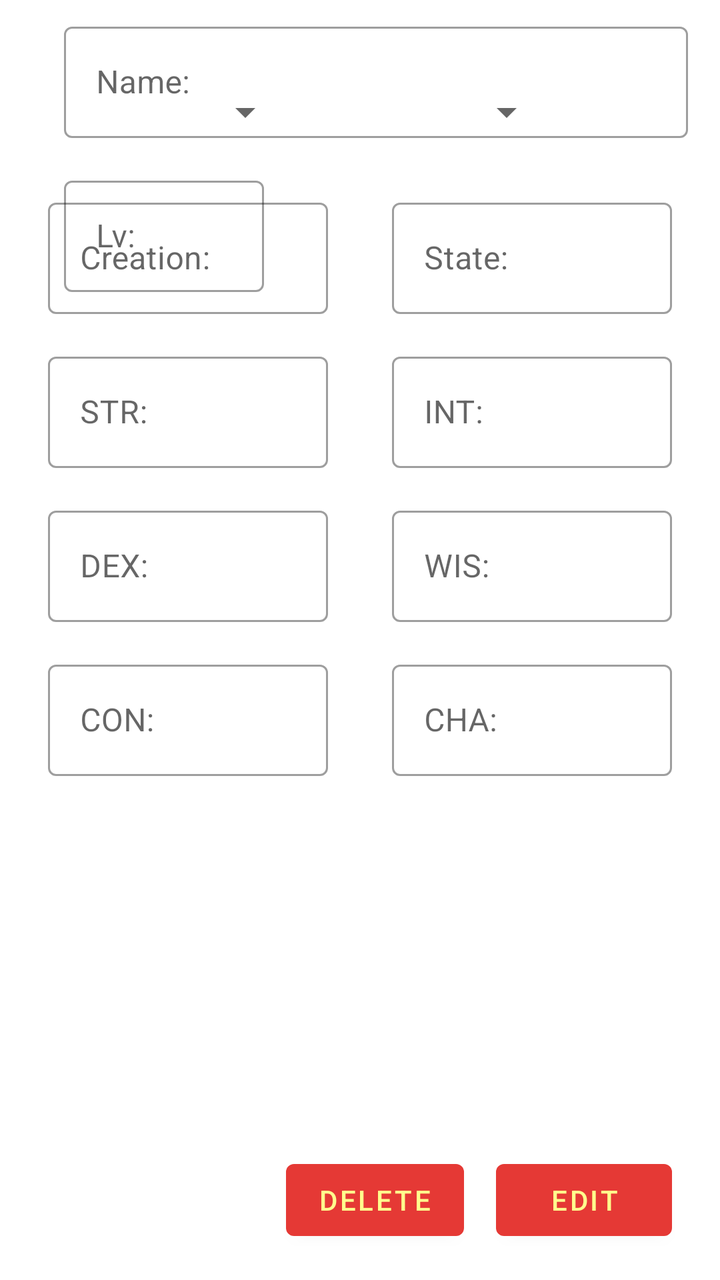
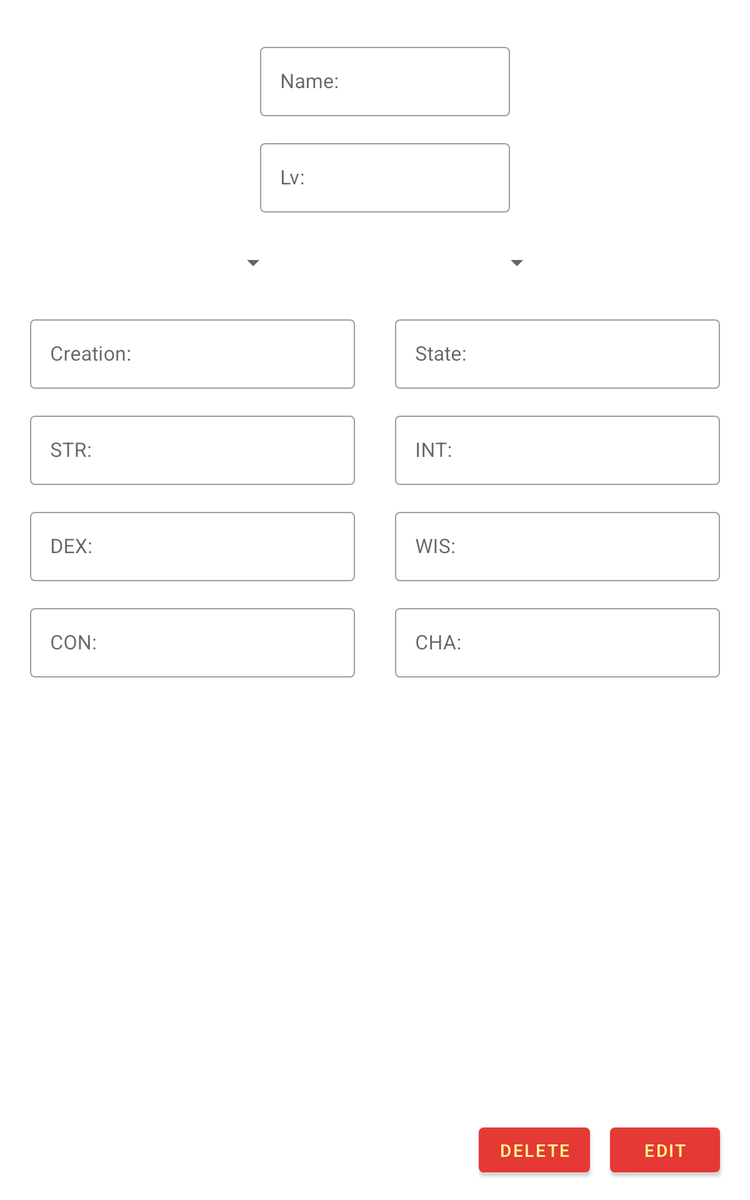

Compare how this app lays out the same screen by default and in its alternative resource folder. The renders come first, then the two layout files and the values they reference.
<!-- AndroidManifest.xml: application theme Theme.RolePlayersDefinitive -->
<!-- res/layout/activity_edit_delete.xml -->
<?xml version="1.0" encoding="utf-8"?>
<androidx.constraintlayout.widget.ConstraintLayout xmlns:android="http://schemas.android.com/apk/res/android"
    xmlns:app="http://schemas.android.com/apk/res-auto"
    xmlns:tools="http://schemas.android.com/tools"
    android:layout_width="match_parent"
    android:layout_height="match_parent"
    tools:context=".view.activity.EditDeleteActivity">

    <ScrollView
        android:id="@+id/svED"
        android:layout_width="0dp"
        android:layout_height="wrap_content"
        app:layout_constraintBottom_toBottomOf="parent"
        app:layout_constraintEnd_toEndOf="parent"
        app:layout_constraintHorizontal_bias="0.0"
        app:layout_constraintStart_toStartOf="parent"
        app:layout_constraintTop_toTopOf="parent"
        app:layout_constraintVertical_bias="0.0">

        <androidx.constraintlayout.widget.ConstraintLayout
            android:layout_width="match_parent"
            android:layout_height="wrap_content">

            <ImageView
                android:id="@+id/ivEDcharacter"
                android:layout_width="wrap_content"
                android:layout_height="wrap_content"
                android:layout_marginStart="16dp"
                android:layout_marginTop="16dp"
                android:contentDescription="@string/ivCharacter"
                app:layout_constraintStart_toStartOf="parent"
                app:layout_constraintTop_toTopOf="parent"
                tools:ignore="ImageContrastCheck"
                tools:src="@tools:sample/avatars" />

            <com.google.android.material.textfield.TextInputLayout
                android:id="@+id/tfEDname"
                style="@style/Widget.MaterialComponents.TextInputLayout.OutlinedBox"
                android:layout_width="0dp"
                android:layout_height="wrap_content"
                android:layout_marginStart="16dp"
                android:layout_marginTop="8dp"
                android:layout_marginEnd="16dp"
                android:hint="@string/Name"
                app:layout_constraintEnd_toEndOf="parent"
                app:layout_constraintStart_toEndOf="@+id/ivEDcharacter"
                app:layout_constraintTop_toTopOf="parent">

                <com.google.android.material.textfield.TextInputEditText
                    android:id="@+id/tietEDname"
                    android:layout_width="match_parent"
                    android:layout_height="wrap_content"
                    android:maxLength="20"
                    tools:ignore="TextContrastCheck" />

            </com.google.android.material.textfield.TextInputLayout>

            <com.google.android.material.textfield.TextInputLayout
                android:id="@+id/tfEDlevel"
                style="@style/Widget.MaterialComponents.TextInputLayout.OutlinedBox"
                android:layout_width="wrap_content"
                android:layout_height="wrap_content"
                android:layout_marginStart="16dp"
                android:layout_marginTop="16dp"
                android:hint="@string/Lv"
                android:minWidth="100dp"
                app:layout_constraintEnd_toEndOf="parent"
                app:layout_constraintHorizontal_bias="0.0"
                app:layout_constraintStart_toEndOf="@+id/ivEDcharacter"
                app:layout_constraintTop_toBottomOf="@+id/tfEDname">

                <com.google.android.material.textfield.TextInputEditText
                    android:id="@+id/tietEDlevel"
                    android:layout_width="match_parent"
                    android:layout_height="wrap_content"
                    android:inputType="number"
                    android:maxLength="2"
                    tools:ignore="TextContrastCheck" />

            </com.google.android.material.textfield.TextInputLayout>

            <Spinner
                android:id="@+id/spEDclass"
                android:layout_width="wrap_content"
                android:layout_height="wrap_content"
                android:layout_marginStart="16dp"
                android:layout_marginTop="16dp"
                android:minHeight="48dp"
                app:layout_constraintEnd_toStartOf="@+id/spEDrace"
                app:layout_constraintHorizontal_bias="0.5"
                app:layout_constraintStart_toStartOf="parent"
                app:layout_constraintTop_toBottomOf="@+id/ivEDcharacter"
                tools:ignore="SpeakableTextPresentCheck" />

            <Spinner
                android:id="@+id/spEDrace"
                android:layout_width="wrap_content"
                android:layout_height="wrap_content"
                android:layout_marginTop="16dp"
                android:minHeight="48dp"
                app:layout_constraintEnd_toEndOf="parent"
                app:layout_constraintHorizontal_bias="0.5"
                app:layout_constraintStart_toEndOf="@+id/spEDclass"
                app:layout_constraintTop_toBottomOf="@+id/ivEDcharacter"
                tools:ignore="SpeakableTextPresentCheck" />

            <com.google.android.material.textfield.TextInputLayout
                android:id="@+id/tfEDcreation"
                style="@style/Widget.MaterialComponents.TextInputLayout.OutlinedBox"
                android:layout_width="0dp"
                android:layout_height="wrap_content"
                android:layout_marginStart="24dp"
                android:layout_marginTop="16dp"
                android:layout_marginEnd="16dp"
                android:hint="@string/Creation"
                app:layout_constraintEnd_toStartOf="@+id/tfEDstate"
                app:layout_constraintHorizontal_bias="0.5"
                app:layout_constraintStart_toStartOf="parent"
                app:layout_constraintTop_toBottomOf="@+id/spEDclass"
                app:startIconDrawable="@drawable/ic_baseline_calendar_today_24">

                <com.google.android.material.textfield.TextInputEditText
                    android:id="@+id/tietEDcreation"
                    android:layout_width="match_parent"
                    android:layout_height="wrap_content"
                    android:inputType="date"
                    tools:ignore="TextContrastCheck" />

            </com.google.android.material.textfield.TextInputLayout>

            <com.google.android.material.textfield.TextInputLayout
                android:id="@+id/tfEDstate"
                style="@style/Widget.MaterialComponents.TextInputLayout.OutlinedBox"
                android:layout_width="0dp"
                android:layout_height="wrap_content"
                android:layout_marginStart="16dp"
                android:layout_marginTop="16dp"
                android:layout_marginEnd="24dp"
                android:hint="@string/State"
                app:layout_constraintEnd_toEndOf="parent"
                app:layout_constraintStart_toEndOf="@+id/tfEDcreation"
                app:layout_constraintTop_toBottomOf="@+id/spEDrace">

                <com.google.android.material.textfield.TextInputEditText
                    android:id="@+id/tietEDstate"
                    android:layout_width="match_parent"
                    android:layout_height="wrap_content"
                    android:maxLength="10"
                    tools:ignore="TextContrastCheck" />

            </com.google.android.material.textfield.TextInputLayout>

            <com.google.android.material.textfield.TextInputLayout
                android:id="@+id/tfEDstrength"
                style="@style/Widget.MaterialComponents.TextInputLayout.OutlinedBox"
                android:layout_width="0dp"
                android:layout_height="wrap_content"
                android:layout_marginStart="24dp"
                android:layout_marginTop="16dp"
                android:layout_marginEnd="16dp"
                android:hint="@string/STR"
                app:layout_constraintEnd_toStartOf="@+id/tfEDintelligence"
                app:layout_constraintStart_toStartOf="parent"
                app:layout_constraintTop_toBottomOf="@+id/tfEDcreation">

                <com.google.android.material.textfield.TextInputEditText
                    android:id="@+id/tietEDstrength"
                    android:layout_width="match_parent"
                    android:layout_height="wrap_content"
                    android:inputType="number"
                    android:maxLength="2"
                    tools:ignore="TextContrastCheck" />

            </com.google.android.material.textfield.TextInputLayout>

            <com.google.android.material.textfield.TextInputLayout
                android:id="@+id/tfEDdexterity"
                style="@style/Widget.MaterialComponents.TextInputLayout.OutlinedBox"
                android:layout_width="0dp"
                android:layout_height="wrap_content"
                android:layout_marginStart="24dp"
                android:layout_marginTop="16dp"
                android:layout_marginEnd="16dp"
                android:hint="@string/DEX"
                app:layout_constraintEnd_toStartOf="@+id/tfEDwisdom"
                app:layout_constraintStart_toStartOf="parent"
                app:layout_constraintTop_toBottomOf="@+id/tfEDstrength">

                <com.google.android.material.textfield.TextInputEditText
                    android:id="@+id/tietEDdexterity"
                    android:layout_width="match_parent"
                    android:layout_height="wrap_content"
                    android:inputType="number"
                    android:maxLength="2"
                    tools:ignore="TextContrastCheck" />

            </com.google.android.material.textfield.TextInputLayout>

            <com.google.android.material.textfield.TextInputLayout
                android:id="@+id/tfEDconstitution"
                style="@style/Widget.MaterialComponents.TextInputLayout.OutlinedBox"
                android:layout_width="0dp"
                android:layout_height="wrap_content"
                android:layout_marginStart="24dp"
                android:layout_marginTop="16dp"
                android:layout_marginEnd="16dp"
                android:hint="@string/CON"
                app:layout_constraintEnd_toStartOf="@+id/tfEDcharisma"
                app:layout_constraintStart_toStartOf="parent"
                app:layout_constraintTop_toBottomOf="@+id/tfEDdexterity">

                <com.google.android.material.textfield.TextInputEditText
                    android:id="@+id/tietEDconstitution"
                    android:layout_width="match_parent"
                    android:layout_height="wrap_content"
                    android:inputType="number"
                    android:maxLength="2"
                    tools:ignore="TextContrastCheck" />

            </com.google.android.material.textfield.TextInputLayout>

            <com.google.android.material.textfield.TextInputLayout
                android:id="@+id/tfEDintelligence"
                style="@style/Widget.MaterialComponents.TextInputLayout.OutlinedBox"
                android:layout_width="0dp"
                android:layout_height="wrap_content"
                android:layout_marginStart="16dp"
                android:layout_marginTop="16dp"
                android:layout_marginEnd="24dp"
                android:hint="@string/INT"
                app:layout_constraintEnd_toEndOf="parent"
                app:layout_constraintStart_toEndOf="@+id/tfEDstrength"
                app:layout_constraintTop_toBottomOf="@+id/tfEDcreation">

                <com.google.android.material.textfield.TextInputEditText
                    android:id="@+id/tietEDintelligence"
                    android:layout_width="match_parent"
                    android:layout_height="wrap_content"
                    android:inputType="number"
                    android:maxLength="2"
                    tools:ignore="TextContrastCheck" />

            </com.google.android.material.textfield.TextInputLayout>

            <com.google.android.material.textfield.TextInputLayout
                android:id="@+id/tfEDwisdom"
                style="@style/Widget.MaterialComponents.TextInputLayout.OutlinedBox"
                android:layout_width="0dp"
                android:layout_height="wrap_content"
                android:layout_marginStart="16dp"
                android:layout_marginTop="16dp"
                android:layout_marginEnd="24dp"
                android:hint="@string/WIS"
                app:layout_constraintEnd_toEndOf="parent"
                app:layout_constraintStart_toEndOf="@+id/tfEDdexterity"
                app:layout_constraintTop_toBottomOf="@+id/tfEDintelligence">

                <com.google.android.material.textfield.TextInputEditText
                    android:id="@+id/tietEDwisdom"
                    android:layout_width="match_parent"
                    android:layout_height="wrap_content"
                    android:inputType="number"
                    android:maxLength="2"
                    tools:ignore="TextContrastCheck" />

            </com.google.android.material.textfield.TextInputLayout>

            <com.google.android.material.textfield.TextInputLayout
                android:id="@+id/tfEDcharisma"
                style="@style/Widget.MaterialComponents.TextInputLayout.OutlinedBox"
                android:layout_width="0dp"
                android:layout_height="wrap_content"
                android:layout_marginStart="16dp"
                android:layout_marginTop="16dp"
                android:layout_marginEnd="24dp"
                android:hint="@string/CHA"
                app:layout_constraintEnd_toEndOf="parent"
                app:layout_constraintStart_toEndOf="@+id/tfEDconstitution"
                app:layout_constraintTop_toBottomOf="@+id/tfEDdexterity">

                <com.google.android.material.textfield.TextInputEditText
                    android:id="@+id/tietEDcharisma"
                    android:layout_width="match_parent"
                    android:layout_height="wrap_content"
                    android:inputType="number"
                    android:maxLength="2"
                    tools:ignore="TextContrastCheck" />

            </com.google.android.material.textfield.TextInputLayout>

        </androidx.constraintlayout.widget.ConstraintLayout>
    </ScrollView>

    <Button
        android:id="@+id/btEdit"
        android:layout_width="wrap_content"
        android:layout_height="wrap_content"
        android:layout_marginEnd="24dp"
        android:layout_marginBottom="16dp"
        android:text="@string/edit"
        app:layout_constraintBottom_toBottomOf="parent"
        app:layout_constraintEnd_toEndOf="parent" />

    <Button
        android:id="@+id/btDelete"
        android:layout_width="wrap_content"
        android:layout_height="wrap_content"
        android:layout_marginEnd="16dp"
        android:layout_marginBottom="16dp"
        android:text="@string/delete"
        app:layout_constraintBottom_toBottomOf="parent"
        app:layout_constraintEnd_toStartOf="@+id/btEdit" />


</androidx.constraintlayout.widget.ConstraintLayout>
<!-- resources referenced by this layout -->
<resources>
  <string name="CHA">CHA:</string>
  <string name="CON">CON:</string>
  <string name="Creation">Creation:</string>
  <string name="DEX">DEX:</string>
  <string name="INT">INT:</string>
  <string name="Lv">Lv:</string>
  <string name="Name">Name:</string>
  <string name="STR">STR:</string>
  <string name="State">State:</string>
  <string name="WIS">WIS:</string>
  <string name="delete">DELETE</string>
  <string name="edit">EDIT</string>
  <string name="ivCharacter" />
  <style name="Theme.RolePlayersDefinitive" parent="Theme.MaterialComponents.DayNight.NoActionBar">
          
          <item name="colorPrimary">@color/principalRed</item>
          <item name="colorPrimaryVariant">@color/secondaryRed</item>
          <item name="colorOnPrimary">#FFFF8D</item>
          
          <item name="colorSecondary">@color/principalBrown</item>
          <item name="colorSecondaryVariant">@color/secondaryBrown</item>
          <item name="colorOnSecondary">@color/white</item>
          
          <item name="android:statusBarColor" tools:targetApi="l">?attr/colorPrimaryVariant</item>
          
      </style>
  <color name="principalRed">#E53935</color>
  <color name="secondaryRed">#DC5956</color>
  <color name="principalBrown">#47230B</color>
  <color name="secondaryBrown">#5C2D0E</color>
  <color name="white">#FFFFFFFF</color>
</resources>
<!-- res/layout-sw600dp/activity_edit_delete.xml (the repository's variant of the layout above) -->
<!-- drawn on a 7-inch tablet held upright -->
<?xml version="1.0" encoding="utf-8"?>
<androidx.constraintlayout.widget.ConstraintLayout xmlns:android="http://schemas.android.com/apk/res/android"
    xmlns:app="http://schemas.android.com/apk/res-auto"
    xmlns:tools="http://schemas.android.com/tools"
    android:layout_width="match_parent"
    android:layout_height="match_parent"
    tools:context=".view.activity.EditDeleteActivity">

    <ScrollView
        android:id="@+id/svED"
        android:layout_width="0dp"
        android:layout_height="wrap_content"
        app:layout_constraintBottom_toBottomOf="parent"
        app:layout_constraintEnd_toEndOf="parent"
        app:layout_constraintHorizontal_bias="0.0"
        app:layout_constraintStart_toStartOf="parent"
        app:layout_constraintTop_toTopOf="parent"
        app:layout_constraintVertical_bias="0.0">

        <androidx.constraintlayout.widget.ConstraintLayout
            android:layout_width="match_parent"
            android:layout_height="wrap_content">

            <ImageView
                android:id="@+id/ivEDcharacter"
                android:layout_width="wrap_content"
                android:layout_height="wrap_content"
                android:layout_marginTop="16dp"
                android:contentDescription="@string/ivCharacter"
                app:layout_constraintEnd_toEndOf="parent"
                app:layout_constraintStart_toStartOf="parent"
                app:layout_constraintTop_toTopOf="parent"
                tools:ignore="ImageContrastCheck"
                tools:src="@tools:sample/avatars" />

            <com.google.android.material.textfield.TextInputLayout
                android:id="@+id/tfEDname"
                style="@style/Widget.MaterialComponents.TextInputLayout.OutlinedBox"
                android:layout_width="wrap_content"
                android:layout_height="wrap_content"
                android:layout_marginStart="16dp"
                android:layout_marginTop="16dp"
                android:hint="@string/Name"
                android:minWidth="200dp"
                app:layout_constraintEnd_toEndOf="parent"
                app:layout_constraintStart_toStartOf="parent"
                app:layout_constraintTop_toBottomOf="@+id/ivEDcharacter">

                <com.google.android.material.textfield.TextInputEditText
                    android:id="@+id/tietEDname"
                    android:layout_width="match_parent"
                    android:layout_height="wrap_content"
                    android:maxLength="20"
                    tools:ignore="TextContrastCheck" />

            </com.google.android.material.textfield.TextInputLayout>

            <com.google.android.material.textfield.TextInputLayout
                android:id="@+id/tfEDlevel"
                style="@style/Widget.MaterialComponents.TextInputLayout.OutlinedBox"
                android:layout_width="0dp"
                android:layout_height="wrap_content"
                android:layout_marginTop="16dp"
                android:hint="@string/Lv"
                android:minWidth="100dp"
                app:layout_constraintEnd_toEndOf="@+id/tfEDname"
                app:layout_constraintHorizontal_bias="0.0"
                app:layout_constraintStart_toStartOf="@+id/tfEDname"
                app:layout_constraintTop_toBottomOf="@+id/tfEDname">

                <com.google.android.material.textfield.TextInputEditText
                    android:id="@+id/tietEDlevel"
                    android:layout_width="match_parent"
                    android:layout_height="wrap_content"
                    android:inputType="number"
                    android:maxLength="2"
                    tools:ignore="TextContrastCheck" />

            </com.google.android.material.textfield.TextInputLayout>

            <Spinner
                android:id="@+id/spEDclass"
                android:layout_width="wrap_content"
                android:layout_height="wrap_content"
                android:layout_marginStart="16dp"
                android:layout_marginTop="16dp"
                android:minHeight="48dp"
                app:layout_constraintEnd_toStartOf="@+id/spEDrace"
                app:layout_constraintHorizontal_bias="0.5"
                app:layout_constraintStart_toStartOf="parent"
                app:layout_constraintTop_toBottomOf="@+id/tfEDlevel"
                tools:ignore="SpeakableTextPresentCheck" />

            <Spinner
                android:id="@+id/spEDrace"
                android:layout_width="wrap_content"
                android:layout_height="wrap_content"
                android:layout_marginTop="16dp"
                android:minHeight="48dp"
                app:layout_constraintEnd_toEndOf="parent"
                app:layout_constraintHorizontal_bias="0.5"
                app:layout_constraintStart_toEndOf="@+id/spEDclass"
                app:layout_constraintTop_toBottomOf="@+id/tfEDlevel"
                tools:ignore="SpeakableTextPresentCheck" />

            <com.google.android.material.textfield.TextInputLayout
                android:id="@+id/tfEDcreation"
                style="@style/Widget.MaterialComponents.TextInputLayout.OutlinedBox"
                android:layout_width="0dp"
                android:layout_height="wrap_content"
                android:layout_marginStart="24dp"
                android:layout_marginTop="16dp"
                android:layout_marginEnd="16dp"
                android:hint="@string/Creation"
                app:layout_constraintEnd_toStartOf="@+id/tfEDstate"
                app:layout_constraintHorizontal_bias="0.5"
                app:layout_constraintStart_toStartOf="parent"
                app:layout_constraintTop_toBottomOf="@+id/spEDclass"
                app:startIconDrawable="@drawable/ic_baseline_calendar_today_24">

                <com.google.android.material.textfield.TextInputEditText
                    android:id="@+id/tietEDcreation"
                    android:layout_width="match_parent"
                    android:layout_height="wrap_content"
                    android:inputType="date"
                    tools:ignore="TextContrastCheck" />

            </com.google.android.material.textfield.TextInputLayout>

            <com.google.android.material.textfield.TextInputLayout
                android:id="@+id/tfEDstate"
                style="@style/Widget.MaterialComponents.TextInputLayout.OutlinedBox"
                android:layout_width="0dp"
                android:layout_height="wrap_content"
                android:layout_marginStart="16dp"
                android:layout_marginTop="16dp"
                android:layout_marginEnd="24dp"
                android:hint="@string/State"
                app:layout_constraintEnd_toEndOf="parent"
                app:layout_constraintStart_toEndOf="@+id/tfEDcreation"
                app:layout_constraintTop_toBottomOf="@+id/spEDrace">

                <com.google.android.material.textfield.TextInputEditText
                    android:id="@+id/tietEDstate"
                    android:layout_width="match_parent"
                    android:layout_height="wrap_content"
                    android:maxLength="10"
                    tools:ignore="TextContrastCheck" />

            </com.google.android.material.textfield.TextInputLayout>

            <com.google.android.material.textfield.TextInputLayout
                android:id="@+id/tfEDstrength"
                style="@style/Widget.MaterialComponents.TextInputLayout.OutlinedBox"
                android:layout_width="0dp"
                android:layout_height="wrap_content"
                android:layout_marginStart="24dp"
                android:layout_marginTop="16dp"
                android:layout_marginEnd="16dp"
                android:hint="@string/STR"
                app:layout_constraintEnd_toStartOf="@+id/tfEDintelligence"
                app:layout_constraintStart_toStartOf="parent"
                app:layout_constraintTop_toBottomOf="@+id/tfEDcreation">

                <com.google.android.material.textfield.TextInputEditText
                    android:id="@+id/tietEDstrength"
                    android:layout_width="match_parent"
                    android:layout_height="wrap_content"
                    android:inputType="number"
                    android:maxLength="2"
                    tools:ignore="TextContrastCheck" />

            </com.google.android.material.textfield.TextInputLayout>

            <com.google.android.material.textfield.TextInputLayout
                android:id="@+id/tfEDdexterity"
                style="@style/Widget.MaterialComponents.TextInputLayout.OutlinedBox"
                android:layout_width="0dp"
                android:layout_height="wrap_content"
                android:layout_marginStart="24dp"
                android:layout_marginTop="16dp"
                android:layout_marginEnd="16dp"
                android:hint="@string/DEX"
                app:layout_constraintEnd_toStartOf="@+id/tfEDwisdom"
                app:layout_constraintStart_toStartOf="parent"
                app:layout_constraintTop_toBottomOf="@+id/tfEDstrength">

                <com.google.android.material.textfield.TextInputEditText
                    android:id="@+id/tietEDdexterity"
                    android:layout_width="match_parent"
                    android:layout_height="wrap_content"
                    android:inputType="number"
                    android:maxLength="2"
                    tools:ignore="TextContrastCheck" />

            </com.google.android.material.textfield.TextInputLayout>

            <com.google.android.material.textfield.TextInputLayout
                android:id="@+id/tfEDconstitution"
                style="@style/Widget.MaterialComponents.TextInputLayout.OutlinedBox"
                android:layout_width="0dp"
                android:layout_height="wrap_content"
                android:layout_marginStart="24dp"
                android:layout_marginTop="16dp"
                android:layout_marginEnd="16dp"
                android:hint="@string/CON"
                app:layout_constraintEnd_toStartOf="@+id/tfEDcharisma"
                app:layout_constraintStart_toStartOf="parent"
                app:layout_constraintTop_toBottomOf="@+id/tfEDdexterity">

                <com.google.android.material.textfield.TextInputEditText
                    android:id="@+id/tietEDconstitution"
                    android:layout_width="match_parent"
                    android:layout_height="wrap_content"
                    android:inputType="number"
                    android:maxLength="2"
                    tools:ignore="TextContrastCheck" />

            </com.google.android.material.textfield.TextInputLayout>

            <com.google.android.material.textfield.TextInputLayout
                android:id="@+id/tfEDintelligence"
                style="@style/Widget.MaterialComponents.TextInputLayout.OutlinedBox"
                android:layout_width="0dp"
                android:layout_height="wrap_content"
                android:layout_marginStart="16dp"
                android:layout_marginTop="16dp"
                android:layout_marginEnd="24dp"
                android:hint="@string/INT"
                app:layout_constraintEnd_toEndOf="parent"
                app:layout_constraintStart_toEndOf="@+id/tfEDstrength"
                app:layout_constraintTop_toBottomOf="@+id/tfEDcreation">

                <com.google.android.material.textfield.TextInputEditText
                    android:id="@+id/tietEDintelligence"
                    android:layout_width="match_parent"
                    android:layout_height="wrap_content"
                    android:inputType="number"
                    android:maxLength="2"
                    tools:ignore="TextContrastCheck" />

            </com.google.android.material.textfield.TextInputLayout>

            <com.google.android.material.textfield.TextInputLayout
                android:id="@+id/tfEDwisdom"
                style="@style/Widget.MaterialComponents.TextInputLayout.OutlinedBox"
                android:layout_width="0dp"
                android:layout_height="wrap_content"
                android:layout_marginStart="16dp"
                android:layout_marginTop="16dp"
                android:layout_marginEnd="24dp"
                android:hint="@string/WIS"
                app:layout_constraintEnd_toEndOf="parent"
                app:layout_constraintStart_toEndOf="@+id/tfEDdexterity"
                app:layout_constraintTop_toBottomOf="@+id/tfEDintelligence">

                <com.google.android.material.textfield.TextInputEditText
                    android:id="@+id/tietEDwisdom"
                    android:layout_width="match_parent"
                    android:layout_height="wrap_content"
                    android:inputType="number"
                    android:maxLength="2"
                    tools:ignore="TextContrastCheck" />

            </com.google.android.material.textfield.TextInputLayout>

            <com.google.android.material.textfield.TextInputLayout
                android:id="@+id/tfEDcharisma"
                style="@style/Widget.MaterialComponents.TextInputLayout.OutlinedBox"
                android:layout_width="0dp"
                android:layout_height="wrap_content"
                android:layout_marginStart="16dp"
                android:layout_marginTop="16dp"
                android:layout_marginEnd="24dp"
                android:hint="@string/CHA"
                app:layout_constraintEnd_toEndOf="parent"
                app:layout_constraintStart_toEndOf="@+id/tfEDconstitution"
                app:layout_constraintTop_toBottomOf="@+id/tfEDdexterity">

                <com.google.android.material.textfield.TextInputEditText
                    android:id="@+id/tietEDcharisma"
                    android:layout_width="match_parent"
                    android:layout_height="wrap_content"
                    android:inputType="number"
                    android:maxLength="2"
                    tools:ignore="TextContrastCheck" />

            </com.google.android.material.textfield.TextInputLayout>

        </androidx.constraintlayout.widget.ConstraintLayout>
    </ScrollView>

    <Button
        android:id="@+id/btEdit"
        android:layout_width="wrap_content"
        android:layout_height="wrap_content"
        android:layout_marginEnd="24dp"
        android:layout_marginBottom="16dp"
        android:text="@string/edit"
        app:layout_constraintBottom_toBottomOf="parent"
        app:layout_constraintEnd_toEndOf="parent" />

    <Button
        android:id="@+id/btDelete"
        android:layout_width="wrap_content"
        android:layout_height="wrap_content"
        android:layout_marginEnd="16dp"
        android:layout_marginBottom="16dp"
        android:text="@string/delete"
        app:layout_constraintBottom_toBottomOf="parent"
        app:layout_constraintEnd_toStartOf="@+id/btEdit" />


</androidx.constraintlayout.widget.ConstraintLayout>
